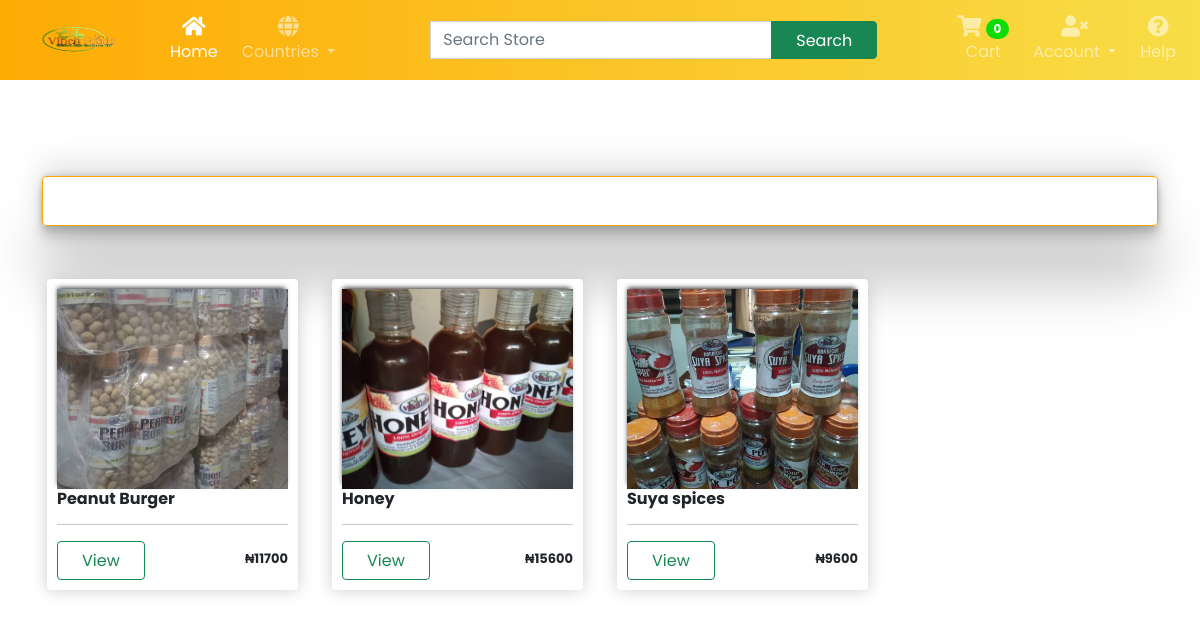
The page /category/vinch_specials/ on the database as committed earlier.
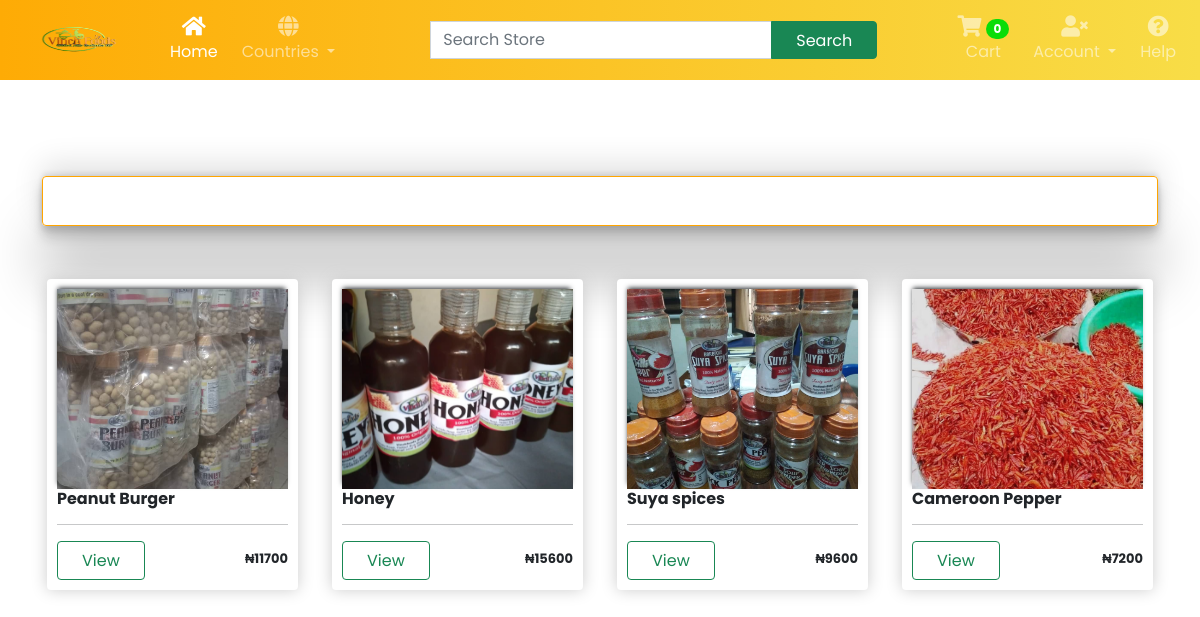
The same page on the database as committed later.
### store/models.py (models this page shows, shortened)
class Product(models.Model):
    name = models.CharField(max_length=200)
    category = models.ForeignKey(Category, related_name='product_category', on_delete=models.CASCADE, null=True)
    slug = models.SlugField(max_length=255, unique=True, null=True)
    description = models.TextField(blank=True)
    in_stock = models.BooleanField(default=True)
    price = models.IntegerField()
    image = models.ImageField(null=True, blank=True)
    def get_absolute_url(self):
        return reverse('store:product_detail', args=[self.slug])

### store/views.py (the view)
# urls.py: path('category/<slug:category_slug>/', views.categoryview, name='category_detail'),
def categoryview(request, category_slug):
    category = get_object_or_404(Category, slug=category_slug)
    product_category = Product.objects.filter(category=category)
    return render(request, 'store/categoryview.html', {'product_category': product_category})

### account/context_processors.py (called while the page is built)
def users(request):
    if request.user.is_authenticated:
        username = NewUser.objects.get(last_name=request.user)
        last_name = username.last_name
    else:
        last_name = "Account"
        pass
    return {'last_name': last_name}

### store/context_processors.py (called while the page is built, shortened)
def total_cart_items(request):
    if request.user.is_authenticated:
        customer = request.user.customer
        order, created = Order.objects.get_or_create(customer=customer, complete=False)
        items = order.orderitem_set.all()
        if order:
            orderitems = OrderItem.objects.filter(order=order)
            qty = sum([item.quantity for item in orderitems])
            cart_total = sum([item.get_total for item in orderitems])
        else:
            qty = 0
            cart_total = 0
    else:
        try:
            cart = json.loads(request.COOKIES['cart'])
        except:
            cart = {}
        qty = 0
        cart_total = 0
        items = []
    return {'qty': qty, 'cart_total': cart_total, 'items': items}

### templates/store/categoryview.html (shortened to what this page needs)
{% extends 'main.html' %}
{% load static %}
{% block content %}
<section id="vinch-container" class="container d-flex align align-items-center justify-content-center my-5">
    <div class="w-100">
      <h1 class="h1-vinch-special text-center fw-bold my-5">{{vinchs.category}}</h1>
      <div class="row">
        {% for vinchs in product_category %}
          <div id="col" class="col-md-3 col-6">
            <div class="box-element prdouct">
              <img src="{{vinchs.image.url}}" style="object-fit: cover;" class="thumbnail" alt="...">
              <h6><strong>{{vinchs.name}}</strong></h6>
              <hr>
              <a class="btn btn-outline-success" href="{{vinchs.get_absolute_url}}">View</a>
              <h4>&#8358;{{vinchs.price}}</h4>
            </div>
          </div>
        {% endfor %}
      </div>
    </div>
   </section>
{% endblock content %}

### templates/main.html (shortened to what this page needs)
{% load static %}
{% load humanize %}
<!DOCTYPE html>
<html lang="en">
<head>
    <link href="https://cdn.jsdelivr.net/npm/bootstrap@5.0.2/dist/css/bootstrap.min.css" rel="stylesheet">
    <link rel="stylesheet" href="https://cdnjs.cloudflare.com/ajax/libs/OwlCarousel2/2.3.4/assets/owl.carousel.min.css">
    <link rel="stylesheet" href="https://cdnjs.cloudflare.com/ajax/libs/OwlCarousel2/2.3.4/assets/owl.theme.default.min.css" />
    <link href="https://cdnjs.cloudflare.com/ajax/libs/font-awesome/5.15.4/css/all.min.css" rel="stylesheet">
    <link rel="stylesheet" href="{% static 'styles/main.css' %}">
    <link rel="stylesheet" href="{% static 'styles/store/store.css' %}">
    <link rel="stylesheet" href="{% static 'styles/store/cart.css' %}">
    <link rel="stylesheet" href="{% static 'styles/store/checkout.css' %}">
    <link rel="stylesheet" href="{% static 'styles/store/productview.css' %}">
</head>
<body>
<nav class="navbar navbar-expand-lg navbar-dark gradient-custom">
    <div class="container-fluid">
      <a class="navbar-brand" href="#"><img id="logoimg" src="{% static 'images/vinchlogo.png' %}" alt=""></a>
      <div class="collapse navbar-collapse" id="navbarSupportedContent">
        <ul class="navbar-nav me-auto d-flex flex-row mt-3 mt-lg-0">
          <li class="nav-item text-center mx-2 mx-lg-1">
            <a class="nav-link active" aria-current="page" href="{% url 'store:home' %}">
              <div>
                <i class="fas fa-home fa-lg mb-1"></i>
              </div>
              Home
            </a>
          </li>
          <li class="nav-item dropdown text-center mx-2 mx-lg-1">
            <a class="nav-link dropdown-toggle" href="#" id="navbarDropdown" role="button" data-bs-toggle="dropdown" aria-haspopup="true" aria-expanded="false">
              <div>
                <i id='icon' class="fas fa-globe fa-lg mb-1"></i>
              </div>
              Countries
            </a>
          </li>
        </ul>
        <form class="d-flex input-group w-auto ms-lg-3 my-3 my-lg-0">
            <input type="search" class="form-control" placeholder="Search Store" aria-label="Search" />
            <button class="btn btn-outline-white btn-success" type="button" data-mdb-ripple-color="dark">
              Search
            </button>
          </form>
        <ul class="navbar-nav ms-auto d-flex flex-row mt-3 mt-lg-0">
          <li class="nav-item text-center mx-2 mx-lg-1">
            <a class="nav-link" href="{% url 'store:cart' %}">
              <div>
                <i id='icon' class="fa fa-shopping-cart fa-lg mb-1"></i>
                <span class="badge rounded-pill badge-notification cart-qty" id="badge">{{qty}}</span>
              </div>
              Cart
            </a>
          </li>
          {% if user.is_authenticated %}
            <li class="nav-item dropdown text-center mx-2 mx-lg-1">
              <a class="nav-link dropdown-toggle" href="#" id="navbarDropdown" role="button" data-bs-toggle="dropdown" aria-expanded="false">
                <div>
                  <i id='icon' class="fa fa-user-check fa-lg mb-1"></i>
                 </div>
                 Hi, {{last_name}}
              </a>
              <ul class="dropdown-menu" aria-labelledby="navbarDropdown">
                <li><a class="dropdown-item" href="{% url 'my_account' %}"> <i id='icon' class="fa fa-user fa-lg mb-1" style="padding-right: 10px;  color: green" ></i>My Account</a></li>
              <li><a class="dropdown-item" href="{% url 'my_order' %}"> <i id='icon' class="fa fa-box fa-lg mb-1" style="padding-right: 10px;  color: green"></i>My Orders</a></li>
                <li><hr class="dropdown-divider"></li>
                <li><a class="dropdown-item" id="clear-cart" href="{% url 'signout' %}"><i id='icon' class="fas fa-sign-out-alt fa-lg mb-1" style="padding-right: 10px;  color: green"></i>Logout</a></li>
              </ul>
            </li>
          {% else %}
          <li class="nav-item dropdown text-center mx-2 mx-lg-1">
            <a class="nav-link dropdown-toggle" href="#" id="navbarDropdown" role="button" data-bs-toggle="dropdown" aria-expanded="false">
              <div>
               <i id='icon' class="fa fa-user-times fa-lg mb-1"></i>
              </div>
              {{last_name}}
            </a>
          </li>
          {% endif %}
          <li class="nav-item text-center mx-2 mx-lg-1">
            <a class="nav-link" href="{% url 'store:cart' %}">
              <div>
                <i id='icon' class="fa fa-question-circle fa-lg mb-1"></i>
              </div>
              Help
            </a>
          </li>
        </ul>
      </div>
    </div>
</nav>
    <div class="w-100 ">
      {% block content %}{% endblock content %}
    </div>
</body>
</html>

### static/styles/main.css (style rules this page uses)
.btn { padding: .45rem 1.5rem .35rem; }
#logoimg { width: 130px; height: 50px; }
#badge { background: #0add08; }
.gradient-custom { background: orange; background: -webkit-linear-gradient(to right, rgb(254, 171, 5), rgb(248, 221, 71)); background: linear-gradient(to right, rgb(254, 171, 5), rgb(248, 221, 71)) }
::placeholder { color: white; opacity: 1; }

### static/styles/store/store.css (style rules this page uses)
* { font-family: 'Poppins', sans-serif; }
.h1-vinch-special { height: 50px; margin-top: 2px; padding-top: 10px; font-size: 25px; border: 1px solid orange; border-radius: 4px 4px; box-shadow: rgba(0, 0, 0, 0.25) 0px 54px 55px, rgba(0, 0, 0, 0.12) 0px -12px 30px, rgba(0, 0, 0, 0.12) 0px 4px 6px, rgba(0, 0, 0, 0.17) 0px 12px 13px, rgba(0, 0, 0, 0.09) 0px -3px 5px; }
.box-element { box-shadow: hsl(0, 0%, 80%) 0 0 16px; background-color: #fff; border-radius: 4px; padding: 10px; margin: 5px; }
.box-element h4 { display: inline-block; float: right; font-weight: bold; font-size: 13px; margin-top: 10px; }
.thumbnail { width: 100%; height: 200px; -webkit-box-shadow: -1px -3px 5px -2px; -moz-box-shadow: -1px -3px 5px -2px rgba; box-shadow: -1px -3px 5px -2px rgba(21) }

Rows that differ between the two databases and show on the page:
added Product: image (picture), name "Cameroon Pepper", price "7200"
